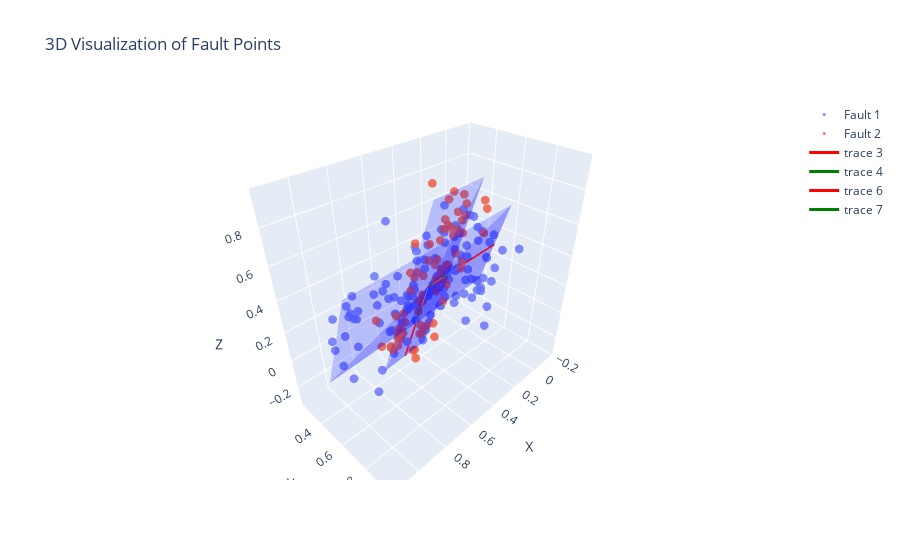

Source (notebook cell):
### Markdown cell above
## Example outputs

### Code cell
n_simple_faults = 0
n_bent_faults = 0
n_cross_faults = 1
n_Y_faults = 0
n_parallel_faults = 0
n_structures = 0

# Generate fault metadata 
fault_metadata_list = generate_faults_metadata(n_simple_faults, n_bent_faults, n_cross_faults, n_Y_faults, n_parallel_faults, n_structures, eps_center=0.1, domain_scale=1, VERBOSE=True)

# Generate point cloud for the fault 
fault_points_list = generate_point_list_from_metadata_list(fault_metadata_list, n_simple_faults, n_bent_faults, n_cross_faults, n_Y_faults, n_parallel_faults)

multi_static_plot_better(fault_points_list, fault_metadata_list, show_plane=True, show_axes=True)
multi_interactive_plot_better(fault_points_list, fault_metadata_list, show_plane=True, show_axes=True)
